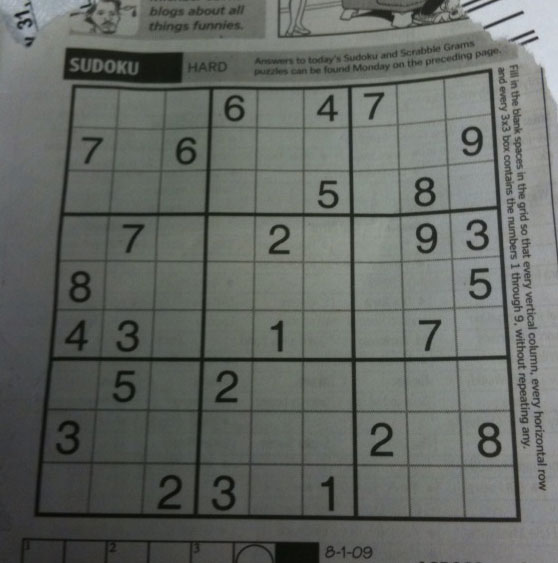
#> input picture PDI/Aula 3 Limiarização e kmeans/Limiarização/sudoku.jpg, 558 x 563 px
$ python 'ccf 394 aula 3 cod 5  LIMIARIZAÇÃO POR NIBLACK E WELNNER.py'   (older library calls are emulated)
#> lines starting #> are read from the running program, lines starting #| are printed output that depends on the picture; after the words box and inside, x2 and y2 are one past the last pixel; in counts of white or black regions, pixels touching at a corner belong together
import numpy as np
import cv2

def apply_niblack_threshold(img, window_size, k):
     # Converte a imagem em escala de cinza
    gray = cv2.cvtColor(img, cv2.COLOR_BGR2GRAY)

    # Calcula a média e o desvio padrão locais usando uma janela deslizante
    mean = cv2.blur(gray, (window_size, window_size))
    mean_square = cv2.blur(gray * gray, (window_size, window_size))
    variance = mean_square - mean * mean

    # Calcula o limiar usando a fórmula de Niblack
    threshold = mean + k * np.sqrt(variance)

    # Aplica o limiar na imagem
    thresholded_img = np.zeros_like(gray)
    thresholded_img[gray >= threshold] = 255

    return thresholded_img

def apply_wellner_threshold(img, window_size, k):
    # Converte a imagem em escala de cinza
    gray = cv2.cvtColor(img, cv2.COLOR_BGR2GRAY)

    # Calcula a média local usando uma janela deslizante
    mean = cv2.boxFilter(gray, cv2.CV_32F, (window_size, window_size))

    # Aplica a fórmula de Wellner para calcular o limiar
    threshold = mean * (1 + k * (gray - mean) / mean)

    # Aplica o limiar na imagem
    thresholded_img = np.zeros_like(gray)
    thresholded_img[gray >= threshold] = 255

    return thresholded_img

# Carrega a imagem
image_path = 'sudoku.jpg'
img = cv2.imread(image_path)
#> img is the input picture: shape (563, 558, 3); mean B, G, R 99.5, 104.1, 100

# Define os parâmetros para os métodos de limiarização
window_size = 50
k_niblack = -0.9
k_wellner = 0.5

# Aplica a limiarização de Niblack
niblack_img = apply_niblack_threshold(img, window_size, k_niblack)
#> in apply_niblack_threshold, `mean = cv2.blur(gray, (window_size, window_size))`:
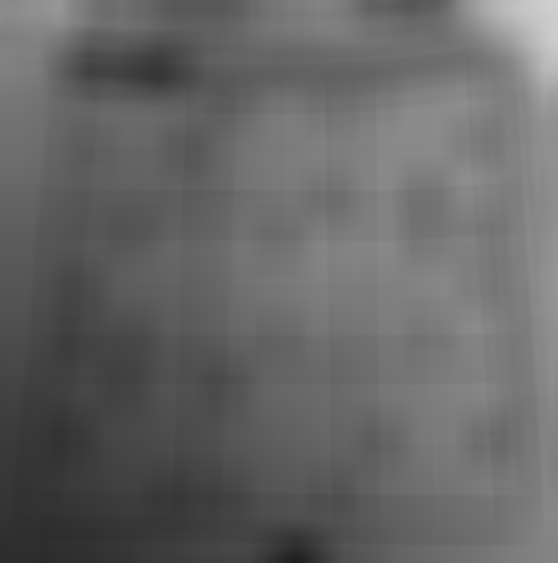
#> mean: shape (563, 558); min 31, max 207, mean 102.4
#> in apply_niblack_threshold, `mean_square = cv2.blur(gray * gray, (window_size, window_size))`:
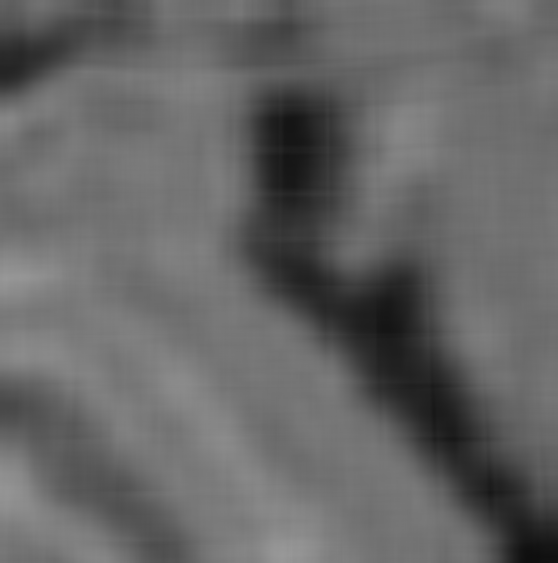
#> mean_square: shape (563, 558); min 14, max 152, mean 101.7
#> in apply_niblack_threshold, `variance = mean_square - mean * mean`:
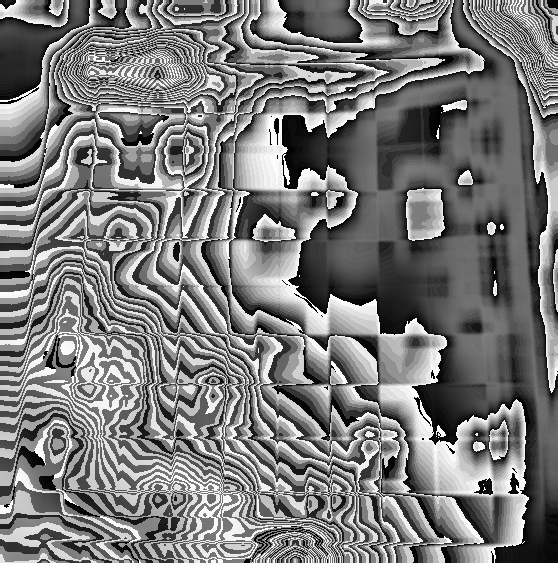
#> variance: shape (563, 558); min 0, max 255, mean 122.7
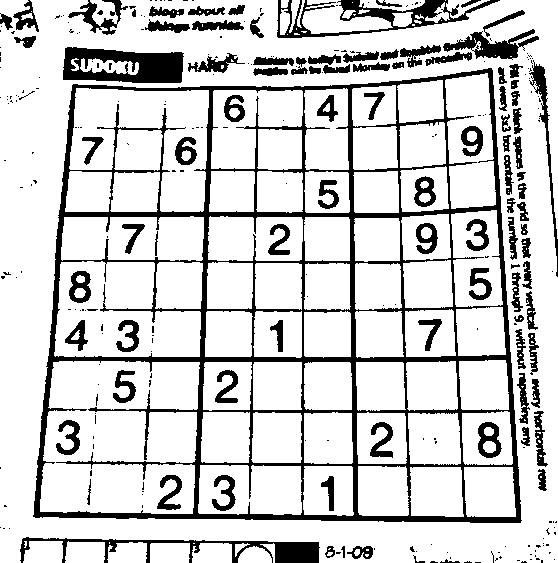
#> niblack_img: shape (563, 558); 81.8% white; 293 black regions (195 under 20 px), largest, box (x1, y1, x2, y2) and area: (33, 68, 522, 523) 27688, (63, 47, 184, 83) 2995, (277, 0, 500, 38) 2396

# Aplica a limiarização de Wellner
wellner_img = apply_wellner_threshold(img, window_size, k_wellner)
#> in apply_wellner_threshold, `threshold = mean * (1 + k * (gray - mean) / mean)`:
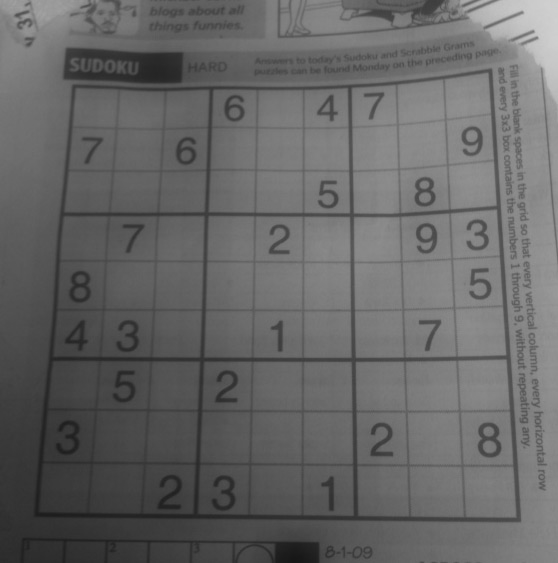
#> threshold: shape (563, 558) float32; min 22.48, max 208.1, mean 102.4
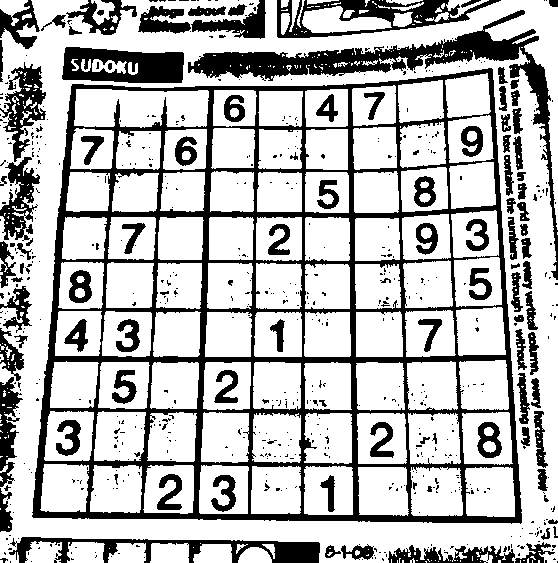
#> wellner_img: shape (563, 558); 72.5% white; 657 black regions (548 under 20 px), largest, box (x1, y1, x2, y2) and area: (32, 68, 522, 524) 37643, (188, 10, 558, 280) 8830, (62, 47, 184, 83) 3191

# Mostra as imagens originais e as imagens limiarizadas
cv2.imshow('Original Image', img)
cv2.imshow('Niblack Thresholding', niblack_img)
cv2.imshow('Wellner Thresholding', wellner_img)
cv2.waitKey(0)
cv2.destroyAllWindows()

$ run again, with PDI/Aula 3 Limiarização e kmeans/Limiarização/amazonia1.jpg copied over PDI/Aula 3 Limiarização e kmeans/Limiarização/sudoku.jpg
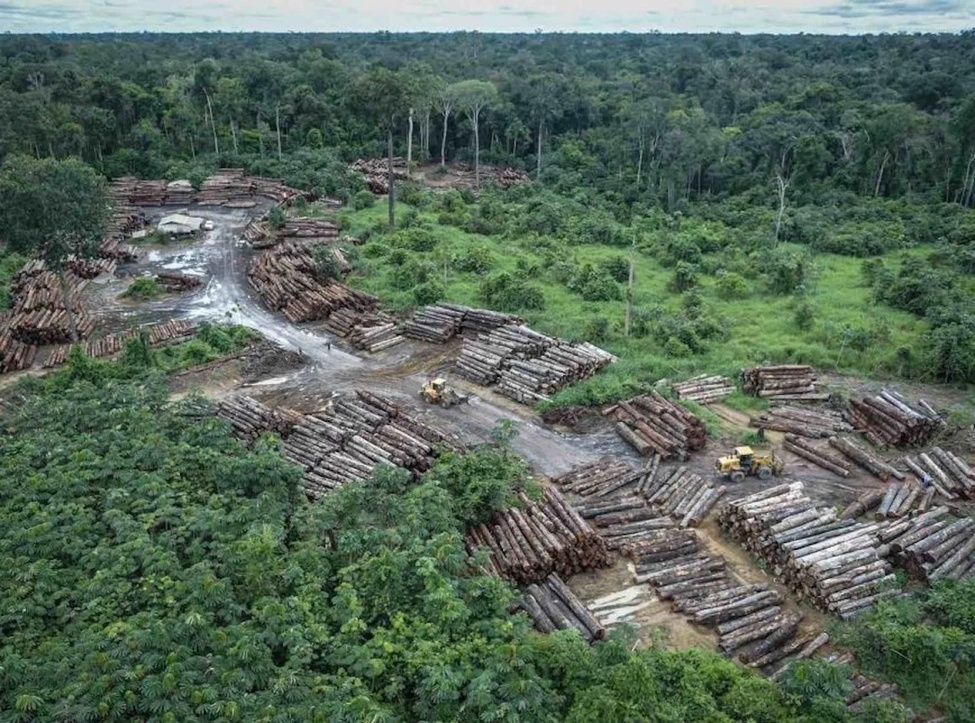
#> input picture PDI/Aula 3 Limiarização e kmeans/Limiarização/amazonia1.jpg, 975 x 723 px, shrunk from 1165 x 864 before the run
#> img is the input picture: shape (723, 975, 3); mean B, G, R 90.6, 104.7, 87.5
#> `niblack_img = apply_niblack_threshold(img, window_size, k_niblack)`:
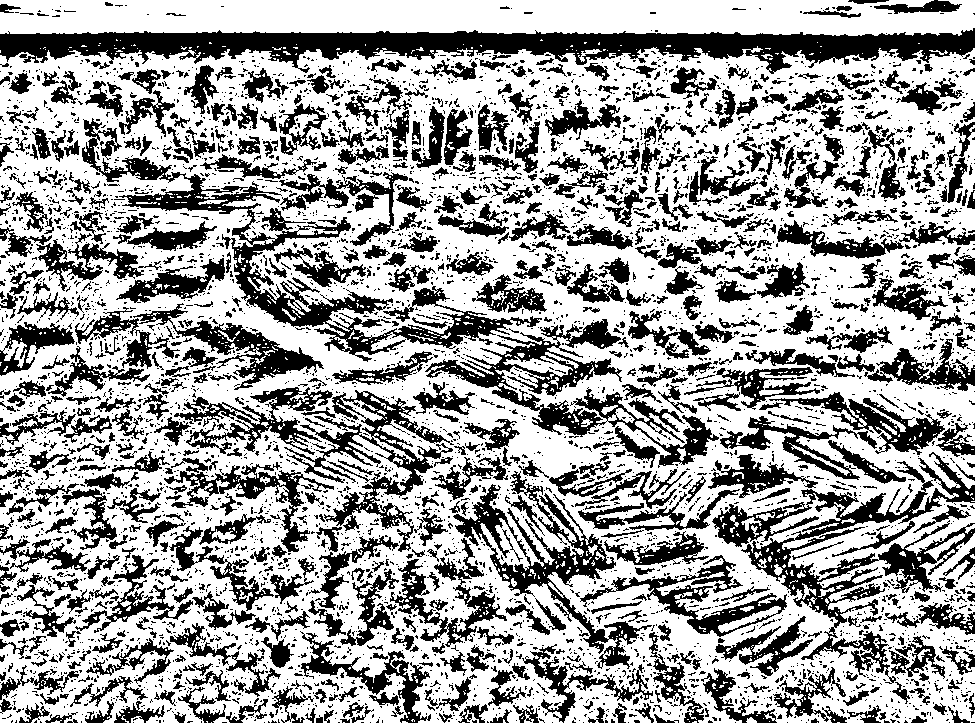
#> niblack_img: shape (723, 975); 63.5% white; 5050 black regions (4237 under 20 px), largest, box (x1, y1, x2, y2) and area: (0, 28, 975, 74) 21457, (82, 118, 542, 362) 12440, (712, 452, 975, 684) 12102
#> `wellner_img = apply_wellner_threshold(img, window_size, k_wellner)`:
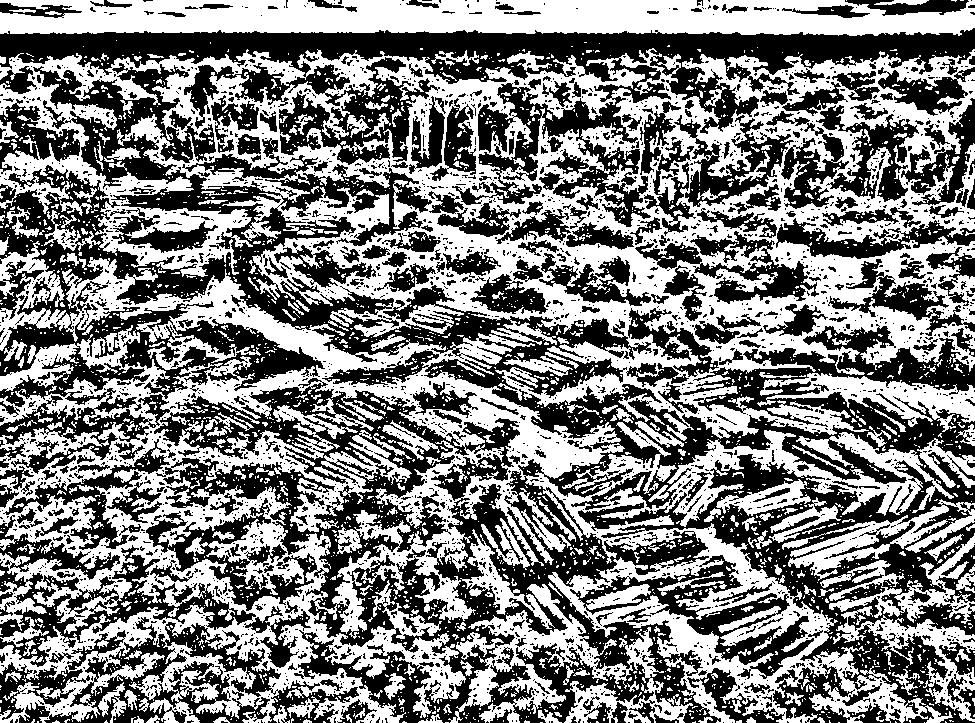
#> wellner_img: shape (723, 975); 50% white; 2870 white regions (2569 under 20 px), largest, box (x1, y1, x2, y2) and area: (0, 48, 975, 723) 261419, (0, 0, 975, 36) 28522, (448, 584, 693, 723) 9946
